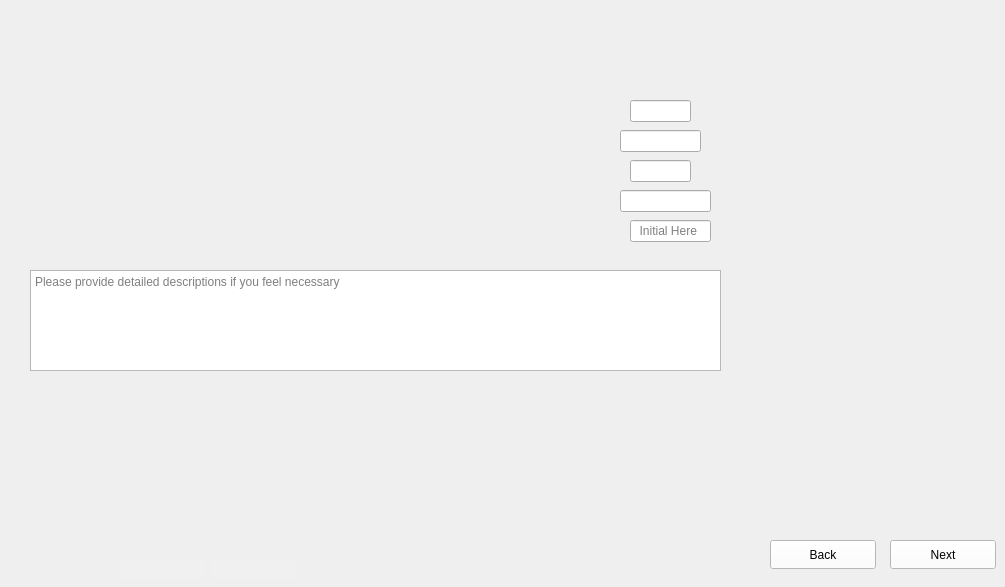
      <widget class="QWidget" name="Fill_Second_Pillars_and_Frame_3">
       <property name="maximumSize">
        <size>
         <width>1024</width>
         <height>600</height>
        </size>
       </property>
       <property name="styleSheet">
        <string notr="true">border-image: url(:/images/images/Fill_Second_Pillars_and_Frame_3.png);</string>
       </property>
       <widget class="QLineEdit" name="Fill_Second_Pillars_and_Frame_3_Data1">
        <property name="geometry">
         <rect>
          <x>630</x>
          <y>100</y>
          <width>61</width>
          <height>22</height>
         </rect>
        </property>
        <property name="styleSheet">
         <string notr="true">border-image:None;</string>
        </property>
       </widget>
       <widget class="QLineEdit" name="Fill_Second_Pillars_and_Frame_3_Data2">
        <property name="geometry">
         <rect>
          <x>620</x>
          <y>130</y>
          <width>81</width>
          <height>22</height>
         </rect>
        </property>
        <property name="styleSheet">
         <string notr="true">border-image:None;</string>
        </property>
       </widget>
       <widget class="QLineEdit" name="Fill_Second_Pillars_and_Frame_3_Data3">
        <property name="geometry">
         <rect>
          <x>630</x>
          <y>160</y>
          <width>61</width>
          <height>22</height>
         </rect>
        </property>
        <property name="styleSheet">
         <string notr="true">border-image:None;</string>
        </property>
       </widget>
       <widget class="QLineEdit" name="Fill_Second_Pillars_and_Frame_3_Data4">
        <property name="geometry">
         <rect>
          <x>620</x>
          <y>190</y>
          <width>91</width>
          <height>22</height>
         </rect>
        </property>
        <property name="styleSheet">
         <string notr="true">border-image:None;</string>
        </property>
       </widget>
       <widget class="QLineEdit" name="Fill_Second_Pillars_and_Frame_3_Data0">
        <property name="geometry">
         <rect>
          <x>630</x>
          <y>220</y>
          <width>81</width>
          <height>22</height>
         </rect>
        </property>
        <property name="styleSheet">
         <string notr="true">border-image:None;</string>
        </property>
        <property name="placeholderText">
         <string>  Initial Here</string>
        </property>
       </widget>
       <widget class="QTextEdit" name="Fill_Second_Pillars_and_Frame_3_Comments">
        <property name="geometry">
         <rect>
          <x>30</x>
          <y>270</y>
          <width>691</width>
          <height>101</height>
         </rect>
        </property>
        <property name="styleSheet">
         <string notr="true">border-image:None;</string>
        </property>
        <property name="placeholderText">
         <string>Please provide detailed descriptions if you feel necessary </string>
        </property>
       </widget>
       <widget class="QLineEdit" name="Fill_Second_Pillars_and_Frame_3_Initials">
        <property name="geometry">
         <rect>
          <x>210</x>
          <y>560</y>
          <width>86</width>
          <height>18</height>
         </rect>
        </property>
        <property name="styleSheet">
         <string notr="true">QLineEdit{
background-color: rgb(240, 240, 240);
border: none;
border-image:None;
}</string>
        </property>
       </widget>
       <widget class="QLineEdit" name="Fill_Second_Pillars_and_Frame_3_Dates">
        <property name="geometry">
         <rect>
          <x>120</x>
          <y>560</y>
          <width>86</width>
          <height>18</height>
         </rect>
        </property>
        <property name="styleSheet">
         <string notr="true">QLineEdit{
background-color: rgb(240, 240, 240);
border: none;
border-image:None;
}</string>
        </property>
       </widget>
       <widget class="QPushButton" name="Fill_Second_Pillars_and_Frame_3_Next">
        <property name="geometry">
         <rect>
          <x>890</x>
          <y>540</y>
          <width>106</width>
          <height>29</height>
         </rect>
        </property>
        <property name="styleSheet">
         <string notr="true">QPushButton{
background-color: rgb(255, 255, 255);
height: 35px;
border-image:None;
}
QPushButton::hover{
background-color: rgb(0, 0, 255);
}
QPushButton:pressed{
padding-top:7px;
padding-top:7px;
}</string>
        </property>
        <property name="text">
         <string>Next</string>
        </property>
       </widget>
       <widget class="QPushButton" name="Fill_Second_Pillars_and_Frame_3_Back">
        <property name="geometry">
         <rect>
          <x>770</x>
          <y>540</y>
          <width>106</width>
          <height>29</height>
         </rect>
        </property>
        <property name="styleSheet">
         <string notr="true">QPushButton{
background-color: rgb(255, 255, 255);
height: 35px;
border-image:None;
}
QPushButton::hover{
background-color: rgb(0, 0, 255);
}
QPushButton:pressed{
padding-top:7px;
padding-top:7px;
}</string>
        </property>
        <property name="text">
         <string>Back</string>
        </property>
       </widget>
      </widget>
